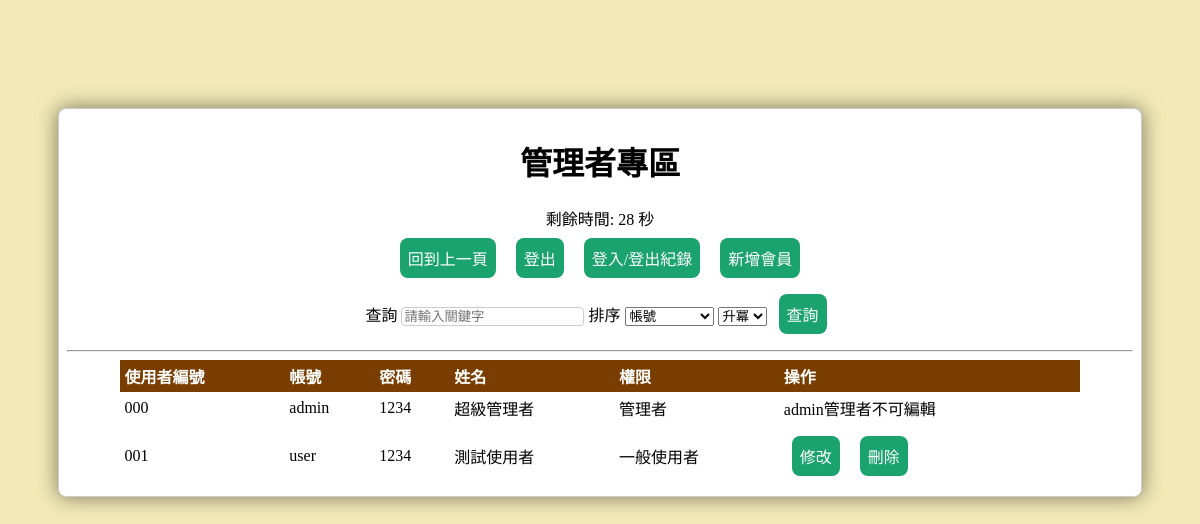
Screenshot of /module2-3/back.php (signed in) with the database file from the repository.
### tables this page shows
CREATE TABLE `users` (
  `id` int NOT NULL,
  `name` text NOT NULL,
  `username` text NOT NULL,
  `password` text NOT NULL,
  `power` int NOT NULL
);

### module2-3/back.php (the view, shortened to what this page needs)
<!DOCTYPE html PUBLIC "-//W3C//DTD XHTML 1.0 Transitional//EN" "http://www.w3.org/TR/xhtml1/DTD/xhtml1-transitional.dtd">
<html xmlns="http://www.w3.org/1999/xhtml">
<head>
	<link href="style.css" rel="stylesheet" type="text/css" />
</head>
<body>
	<?php
	include('config.php');
	$id = $_SESSION['user_id'];
	$data = mysqli_query($mysqli, "select * from `users` where `id` = $id");
	$user = mysqli_fetch_array($data);
	?>
	<div class="main" style="text-align:center;">
		<h1><?= $user['power'] ? '一般會員' : '管理者' ?>專區</h1>
		<div id="timer"></div>
		<input type="button" value="回到上一頁" onclick="location.href='index.php'">
		<?php
		if ($user['power'] == 1) {
		?>
			<input type="button" value="登出" onclick="location.href='logout.php'">
		<?php
		} else {
		?>
			<input type="button" value="登出" onclick="location.href='logout.php'">
			<input type="button" value="登入/登出紀錄" onclick="location.href='logs.php'">
			<input type="button" value="新增會員" onclick="$('#add').slideToggle(500);$('#show').slideToggle(500)">
			<div id="show">
				<form method="get">
					查詢
					<input type="text" name="keyword" placeholder="請輸入關鍵字">
					排序
					<select name="orderby">
						<option value="username" <?= $_GET['orderby'] == 'username' ? 'selected' : '' ?>>帳號</option>
					</select>
					<select name="sort">
						<option value="asc">升冪</option>
					</select>
					<input type="submit" value="查詢">
				</form>
				<hr>
				<table>
					<tr>
						<th>使用者編號</th>
						<th>帳號</th>
						<th>密碼</th>
						<th>姓名</th>
						<th>權限</th>
						<th>操作</th>
					</tr>
					<?php
					if (isset($_GET['keyword'])) {
						$sql = "SELECT * FROM `users` WHERE `username` LIKE '%$_GET[keyword]%' ORDER BY `users`.`$_GET[orderby]` $_GET[sort]";
					} else {
						$sql = "select * from `users`";
					}
					$results = mysqli_query($mysqli, $sql);
					while ($row = mysqli_fetch_array($results)) {
					?>
						<tr>
							<td><?= sprintf("%03d", $row['id'] - 1) ?></td>
							<td><?= $row['username'] ?></td>
							<td><?= $row['password'] ?></td>
							<td><?= $row['name'] ?></td>
							<td><?= $row['power'] ? '一般使用者' : '管理者' ?></td>
							<td>
								<?php
								if ($row['id'] == 1) {
									echo "admin管理者不可編輯";
								} else {
								?>
									<input type="button" value="修改" onclick="location.href='user-edit.php?id=<?= $row['id'] ?>'">
									<input type="button" value="刪除" onclick="location.href='user-delete.php?id=<?= $row['id'] ?>'">
								<?php
								}
								?>
							</td>
						</tr>
					<?php
					}
					?>
				</table>
			</div>
		<?php
		}
		?>
	</div>
</body>
</html>

### module2-3/style.css (style rules this page uses)
body { font-family:"微軟正黑體"; font-size:16px; background-color:rgba(237, 223, 147, 0.674);; }
.main { padding:8px; margin:0 auto; position:relative; width:90%; top:100px; background-color:#FFF; border:1px solid #CCC; border-radius:8px; box-shadow:0 0 20px 0 rgba(0,0,0,0.5); }
table { border-collapse:collapse; width:90%; margin:0 auto; }
th { color:#fff; background-color:#793D00; }
th,td { text-align:left; padding:4px; }
[type=submit],[type=reset],[type=button] { border:none; padding:8px; margin:8px; background-color:#1AA26F; color:white; font-size:16px; font-family:"微軟正黑體"; border-radius:8px; }
[type=password],[type=text],textarea { border:1px solid #CCC; border-radius:4px; }

### rows the page displays
users: $row['id']-1 "000", username "admin", password "1234", name "超級管理者", power "管理者", shows "admin管理者不可編輯"
users: $row['id']-1 "001", username "user", password "1234", name "測試使用者", power "一般使用者"
